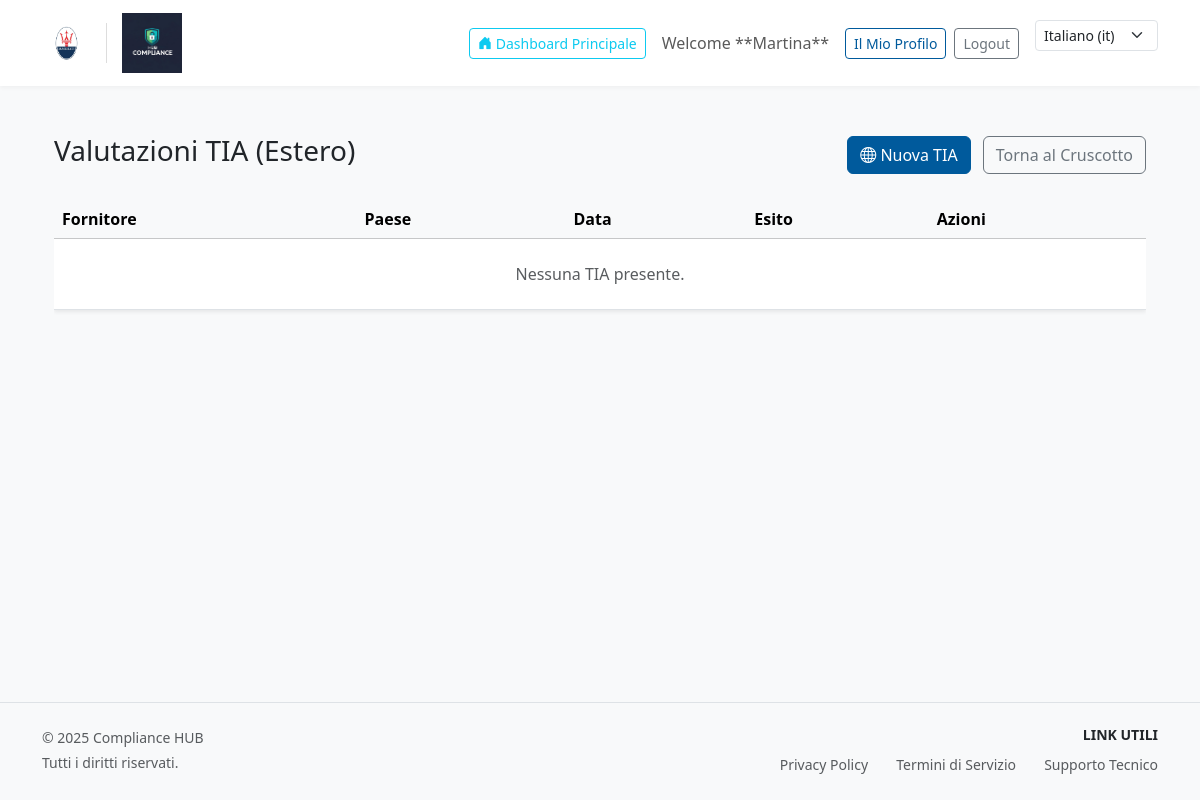
The page /compliance/tia/ (signed in) on the database its author committed.
### user_auth/models.py (models this page shows, shortened)
class Azienda(models.Model):
    nome = models.CharField(max_length=255, verbose_name=_("Nome Azienda"))
    p_iva = models.CharField(max_length=20, unique=False, verbose_name=_("P.IVA/Cod. Fisc."))
    indirizzo = models.CharField(max_length=255, blank=True, null=True, verbose_name=_("Indirizzo Sede"))
    mod_cruscotto = models.BooleanField(default=True, verbose_name=_("Attiva Cruscotto principale"))
    mod_trattamenti = models.BooleanField(default=True, verbose_name=_("Attiva Registro Trattamenti"))
    mod_documenti = models.BooleanField(default=True, verbose_name=_("Attiva Gestione Documenti"))
    mod_audit = models.BooleanField(default=True, verbose_name=_("Attiva Audit Compliance"))
    mod_incidenti = models.BooleanField(default=True, verbose_name=_("Attiva Segnalazione Incidenti"))
    mod_richieste = models.BooleanField(default=True, verbose_name=_("Attiva Richieste Interessati"))
    mod_formazione = models.BooleanField(default=True, verbose_name=_("Attiva Gestione Formazione"))
    mod_storico_audit = models.BooleanField(default=True, verbose_name=_("Attiva Storico Sessioni Audit"))
    mod_videosorveglianza = models.BooleanField(default=False, verbose_name=_("Attiva Videosorveglianza"))
    mod_tia = models.BooleanField(default=False, verbose_name=_("Attiva TIA Estero"))
    mod_organigramma = models.BooleanField(default=False, verbose_name=_("Attiva Organigramma Privacy"))
    mod_csirt = models.BooleanField(default=False, verbose_name=_("Attiva Gestione CSIRT (NIS2)"))
    logo_principale = models.ImageField(upload_to=upload_path_azienda_logo, blank=True, null=True, verbose_name=_("Logo Principale"))
    logo_attestato = models.ImageField(upload_to=upload_path_azienda_attestato, blank=True, null=True, verbose_name=_("Logo Attestato"))
    manager_users = models.ManyToManyField(
        'user_auth.CustomUser',
        related_name='aziende_gestite_direttamente',
        blank=True,
        verbose_name=_("Manager (Utenti Consulenti)")
    )
    data_creazione = models.DateTimeField(auto_now_add=True)
    is_active = models.BooleanField(default=True)
    class Meta:
        verbose_name_plural = _("Aziende")

class CustomUser(AbstractUser):
    RUOLI_CHOICES = (
        ('ADMIN', 'Amministratore di Sistema'),
        ('CONSULENTE', 'Consulente / DPO Esterno'),
        ('REFERENTE', 'Referente Privacy Aziendale'),
        ('STUDENTE', 'Dipendente / Utente E-learning'),
    )
    ruolo = models.CharField(max_length=20, choices=RUOLI_CHOICES, default='STUDENTE', verbose_name=_("Ruolo Utente"))
    azienda = models.ForeignKey(
        Azienda,
        on_delete=models.SET_NULL,
        null=True,
        blank=True,
        related_name='utenti_aziendali',
        verbose_name=_("Azienda Associata")
    )
    telefono = models.CharField(max_length=20, blank=True, null=True, verbose_name=_("Telefono"))
    data_nascita = models.DateField(blank=True, null=True, verbose_name=_("Data di Nascita"))
    is_dpo = models.BooleanField(default=False, verbose_name=_("Designato come DPO"))
    class Meta:
        verbose_name = _("Utente")
        verbose_name_plural = _("Utenti")

### courses/models.py (models this page shows, shortened)
class ImpostazioniSito(models.Model):
    nome_piattaforma = models.CharField(max_length=100, default="EasyGDPR", verbose_name=_("Nome Piattaforma"))
    colore_primario = models.CharField(max_length=7, default="#005a9c", verbose_name=_("Colore Principale (Esadecimale)"))
    colore_secondario = ColorField(
        default='#F8F9FA',
        max_length=18,
        verbose_name=_("Colore Secondario"),
        help_text=_("Usato per elementi secondari o highlight del tema.")
    )
    logo_principale = models.ImageField(upload_to=upload_path_config, blank=True, null=True, verbose_name=_("Logo Piattaforma"))
    email_service_id = models.CharField(max_length=100, blank=True, null=True, verbose_name=_("Email Service ID"))
    email_public_key = models.CharField(max_length=100, blank=True, null=True, verbose_name=_("Email Public Key"))
    email_private_key = models.CharField(max_length=100, blank=True, null=True, verbose_name=_("Email Private Key"))
    email_template_id = models.CharField(max_length=100, blank=True, null=True, verbose_name=_("Email Template ID (Benvenuto)"))
    email_reset_template_id = models.CharField(max_length=100, blank=True, null=True, verbose_name=_("Email Reset Template ID"))
    email_scadenza_template_id = models.CharField(max_length=100, blank=True, null=True, verbose_name=_("Email Scadenza Template ID"))
    email_scadenza_compito_id = models.CharField(max_length=100, blank=True, null=True, verbose_name=_("Email Scadenza Compito ID"))
    gemini_api_key = models.CharField(max_length=255, blank=True, null=True, verbose_name=_("Chiave API Google Gemini"))
    template_nomina_csirt = models.FileField(
        upload_to=upload_path_config,
        blank=True,
        null=True,
        verbose_name=_("Template Word Nomina CSIRT"),
        help_text=_("Carica qui il file .docx con i segnaposto.")
    )
    class Meta: verbose_name = _("Impostazioni Sito"); verbose_name_plural = _("Impostazioni Sito")

### compliance/views.py (the view)
    def _wrapped_view(request, *args, **kwargs):
        if not request.user.is_authenticated: return redirect('login')
        if request.user.ruolo not in ['REFERENTE', 'CONSULENTE']: return redirect('login')
        return view_func(request, *args, **kwargs)

### compliance/views.py (called while the page is built)
def get_azienda_current(request):
    user = request.user
    if user.ruolo == 'REFERENTE':
        return user.azienda
    elif user.ruolo == 'CONSULENTE':
        azienda_id = request.session.get('consulente_azienda_id')
        if azienda_id:
            try:
                return Azienda.objects.get(id=azienda_id, manager_users=user)
            except Azienda.DoesNotExist:
                return None
    return None

def role_required(view_func):
    def _wrapped_view(request, *args, **kwargs):
        if not request.user.is_authenticated: return redirect('login')
        if request.user.ruolo not in ['REFERENTE', 'CONSULENTE']: return redirect('login')
        return view_func(request, *args, **kwargs)
    return _wrapped_view

@role_required
def tia_list(request):
    azienda = get_azienda_current(request);
    if not azienda: return redirect('login')
    tias = ValutazioneTIA.objects.filter(azienda=azienda).order_by('-data_valutazione')
    return render(request, 'compliance/tia_list.html', {'tias': tias})

### user_auth/auth_backend.py (called while the page is built)
    def get_user(self, user_id):
        try:
            return CustomUser.objects.get(pk=user_id)
        except CustomUser.DoesNotExist:
            return None

### templates/compliance/tia_list.html (shortened to what this page needs)
{% extends 'base_studente.html' %}
{% load i18n %}
{% block content %}
<div class="container-fluid">
    <div class="d-flex justify-content-between align-items-center mb-4">
        <h1 class="h3">{% translate "Valutazioni TIA (Estero)" %}</h1>
        <div>
            <a href="{% url 'tia_create' %}" class="btn btn-primary"><i class="bi bi-globe"></i> {% translate "Nuova TIA" %}</a>
            <a href="{% url 'dashboard_compliance' %}" class="btn btn-outline-secondary ms-2">Torna al Cruscotto</a>
        </div>
    </div>
    <div class="table-responsive">
        <table class="table table-hover align-middle shadow-sm">
            <thead class="table-light">
                <tr>
                    <th>Fornitore</th><th>Paese</th><th>Data</th><th>Esito</th><th>Azioni</th>
                </tr>
            </thead>
            <tbody>
                {% for tia in tias %}
                <tr>
                    <td class="fw-bold">{{ tia.fornitore }}</td>
                    <td>{{ tia.paese_destinazione.nome }}</td>
                    <td>{{ tia.data_valutazione|date:"d/m/Y" }}</td>
                    <td>
                        {% if tia.esito_calcolato == 'VERDE' %}<span class="badge bg-success">SICURO</span>
                        {% elif tia.esito_calcolato == 'GIALLO' %}<span class="badge bg-warning text-dark">ATTENZIONE</span>
                        {% else %}<span class="badge bg-danger">BLOCCATO</span>{% endif %}
                    </td>
                    <td><a href="{% url 'tia_detail' tia.pk %}" class="btn btn-sm btn-outline-primary"><i class="bi bi-eye"></i></a></td>
                </tr>
                {% empty %}
                <tr><td colspan="5" class="text-center text-muted py-4">Nessuna TIA presente.</td></tr>
                {% endfor %}
            </tbody>
        </table>
    </div>
</div>
{% endblock %}

### templates/base_studente.html (shortened to what this page needs)
{% load static %}
{% load i18n %}
<!DOCTYPE html>
<html lang="{{ request.LANGUAGE_CODE }}">
<head>
    <link href="https://cdn.jsdelivr.net/npm/bootstrap@5.3.3/dist/css/bootstrap.min.css" rel="stylesheet">
</head>
<body>
    <nav class="navbar navbar-expand-lg navbar-light mb-4">
        <div class="container">
            <a class="navbar-brand d-flex align-items-center" href="{% url 'dashboard_studente' %}">
                {% if request.user.is_authenticated and azienda_corrente and azienda_corrente.logo_principale %}
                    <img src="{{ azienda_corrente.logo_principale.url }}" alt="Logo Azienda" class="logo-azienda">
                {% endif %}
                {% if config.logo_principale %}
                    <img src="{{ config.logo_principale.url }}" alt="Logo Piattaforma" class="logo-piattaforma">
                {% else %}
                    <strong>{{ config.nome_piattaforma|default:"Piattaforma" }}</strong>
                {% endif %}
            </a>
            <div class="d-flex align-items-center">
                {% if user.is_authenticated %}
                    <a href="{% url 'dashboard_studente' %}" class="btn btn-outline-info btn-sm me-3">
                        <i class="bi bi-house-door-fill"></i> {% translate "Dashboard Principale" %}
                    </a>
                    <span class="navbar-text me-3 d-none d-md-block">
                        {% translate "Benvenuto," %} **{{ user.first_name|default:user.username }}**
                    </span>
                    <a href="{% url 'profilo_utente' %}" class="btn btn-outline-primary btn-sm me-2">{% translate "Il Mio Profilo" %}</a>
                    <a href="{% url 'logout' %}" class="btn btn-outline-secondary btn-sm">Logout</a>
                {% else %}
                    <a href="{% url 'login' %}" class="btn btn-primary btn-sm">Login</a>
                {% endif %}
                <form action="{% url 'set_language' %}" method="post" class="ms-3 d-flex">
                    <select name="language" class="form-select form-select-sm" onchange="this.form.submit()">
                        {% get_current_language as CURRENT_LANGUAGE %}
                        {% get_available_languages as LANGUAGES %}
                        {% for lang_code, lang_name in LANGUAGES %}
                            <option value="{{ lang_code }}" {% if lang_code == CURRENT_LANGUAGE %}selected{% endif %}>
                                {{ lang_name }} ({{ lang_code }})
                            </option>
                        {% endfor %}
                    </select>
                </form>
            </div>
        </div>
    </nav>
    <div class="container mt-4 main-content">
        {% block content %}{% endblock %}
    </div>
    <footer class="container-fluid mt-5 py-4 border-top bg-light">
        <div class="container">
            <div class="row">
                <div class="col-md-6 text-center text-md-start">
                    <p class="mb-1 text-muted small">
                        {% if config.nome_piattaforma %}
                            © {% now "Y" %} {{ config.nome_piattaforma }}
                        {% else %}
                            © {% now "Y" %} Piattaforma E-learning Compliance.
                        {% endif %}
                    </p>
                    <p class="mb-0 text-muted small">{% translate "Tutti i diritti riservati." %}</p>
                </div>
                <div class="col-md-6 text-center text-md-end">
                    <h6 class="text-uppercase small fw-bold mb-2">{% translate "Link Utili" %}</h6>
                    <ul class="list-inline mb-0">
                        <li class="list-inline-item"><a href="/privacy/" class="text-decoration-none text-muted small">{% translate "Privacy Policy" %}</a></li>
                        <li class="list-inline-item ms-3"><a href="/terms/" class="text-decoration-none text-muted small">{% translate "Termini di Servizio" %}</a></li>
                        <li class="list-inline-item ms-3"><a href="mailto:supporto@esempio.com" class="text-decoration-none text-muted small">{% translate "Supporto Tecnico" %}</a></li>
                    </ul>
                </div>
            </div>
        </div>
    </footer>
</body>
</html>

### rows shown on the page
Azienda: logo_principale (picture)
ImpostazioniSito: logo_principale (picture), nome_piattaforma "Compliance HUB"
CustomUser: first_name "Martina"

### other values the page prints
form field language "Italiano (it)"
